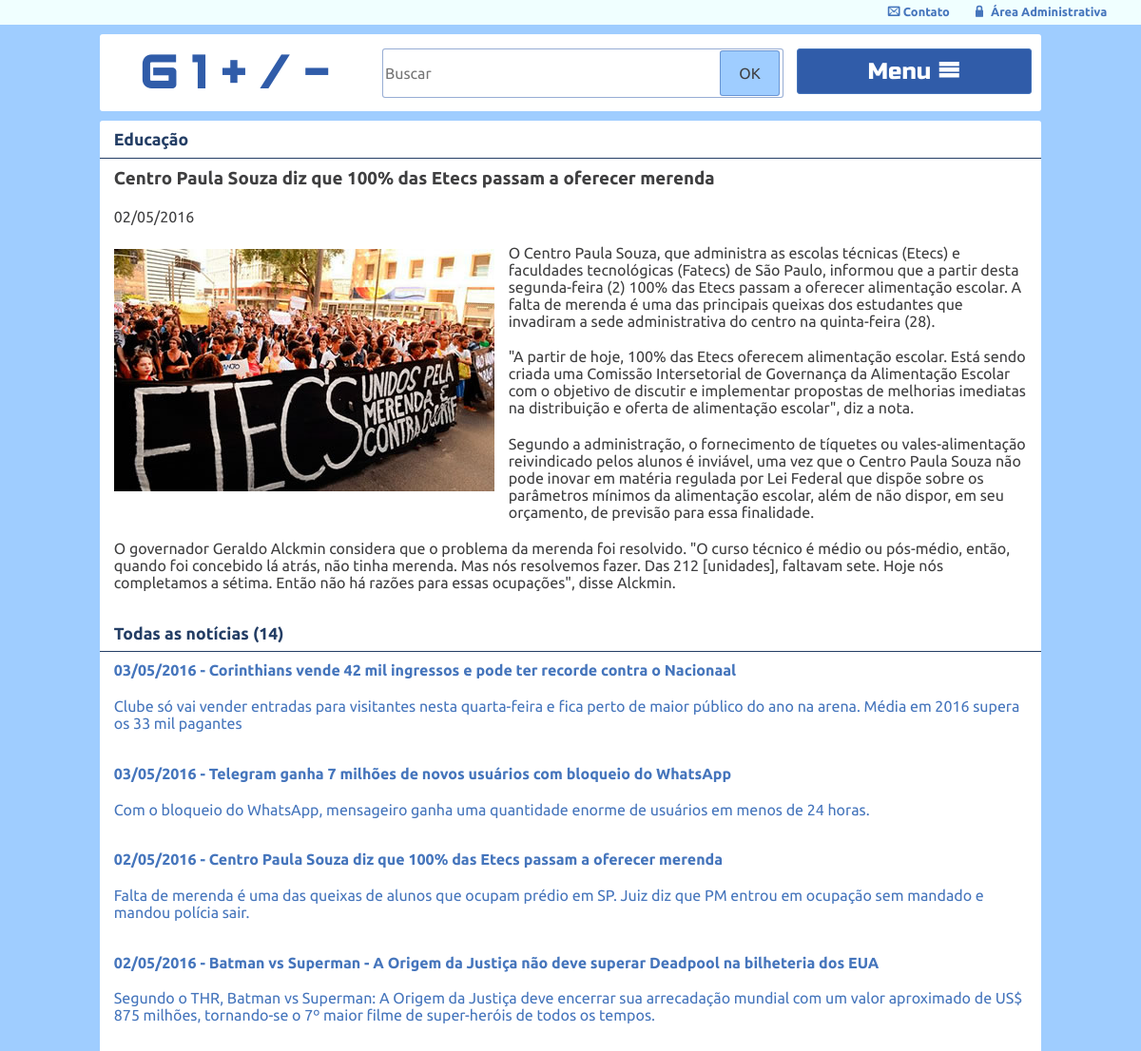
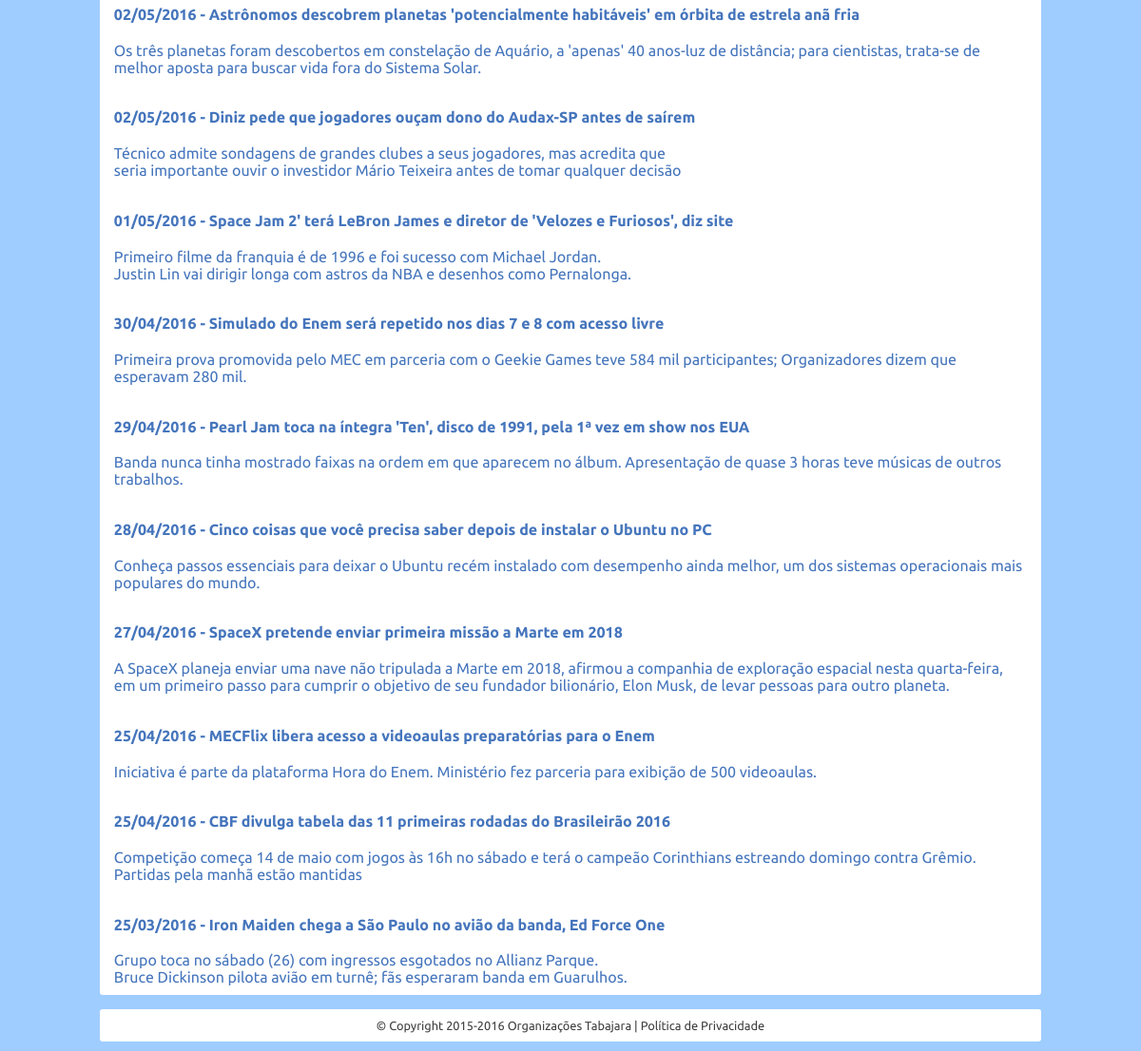
Page /noticia-completa.php?id=2 on the committed database (2 pictures, top to bottom).
### tables this page shows
CREATE TABLE IF NOT EXISTS `noticias` (
  `id` smallint(6) NOT NULL,
  `data` date NOT NULL,
  `titulo` tinytext NOT NULL,
  `resumo` mediumtext NOT NULL,
  `texto` longtext NOT NULL,
  `imagem` varchar(30) DEFAULT NULL,
  `destaque` enum('Sim','Não') NOT NULL,
  `imagem_destaque` varchar(30) DEFAULT NULL,
  `categoria_id` smallint(6) DEFAULT NULL
);

CREATE TABLE IF NOT EXISTS `categorias` (
  `id` smallint(6) NOT NULL,
  `categoria` varchar(30) NOT NULL
);

### inc/logica-area-publica.php (called while the page is built, shortened)
<?php
function listaTodas($conexao){
	$noticias = array();
	$query = "SELECT id, data, titulo, resumo FROM noticias ORDER BY data DESC";
	$resultado = mysqli_query($conexao, $query) or die(mysqli_error($conexao));
	while( $noticia = mysqli_fetch_assoc($resultado) ){
		array_push($noticias, $noticia);
	}
	return $noticias;
}
function listaNoticiaCompleta($conexao, $id){
    $query = "SELECT titulo, data, texto, imagem, categoria ";
	$query .= " FROM noticias INNER JOIN categorias ";
	$query .= " ON noticias.categoria_id = categorias.id WHERE noticias.id = {$id}";
	$resultado = mysqli_query($conexao, $query) or die(mysqli_error($conexao));
	return mysqli_fetch_assoc($resultado);
}
function formataData($data){
    return date("d/m/Y", strtotime($data));
}

### inc/todas.php (the view)
	<section id="todas">
<?php
$noticias = listaTodas($conexao);
$qtd = sizeof($noticias);
?>
<h2>Todas as notícias (<?=$qtd;?>)</h2>
<?php
foreach ($noticias as $noticia):
?>
        <article>
            <a href="noticia-completa.php?id=<?=$noticia['id']; ?>">
                <h4>
                <time datetime="<?=$noticia['data'];?>">
                <?=formataData($noticia['data']);?>
                </time> -
                <?=$noticia['titulo'];?>
                </h4>
                <?=$noticia['resumo'];?>
            </a>
		</article>
<?php
endforeach;
?>
    </section>

### noticia-completa.php
<?php
if( isset($_GET["id"]) ){
    include "inc/logica-area-publica.php";
    $id = $_GET["id"];
	$noticia = listaNoticiaCompleta($conexao, $id);
    include "inc/cabecalho.php";
?>
<main>
    <article class="clearfix">
        <h2> <?=$noticia['categoria'];?> </h2>
        <h3> <?=$noticia['titulo'];?> </h3>
        <p><time datetime="<?=$noticia['data'];?>">
            <?=formataData($noticia['data']);?>
        </time></p>
        <?php if( $noticia['imagem'] != '' || $noticia['imagem'] != null ) {?>
        <img src="images/<?=$noticia['imagem'];?>" alt="Foto da notícia" class="alinha-esquerda">
        <?php } ?>
        <?=$noticia['texto']; ?>
    </article>
    <?php include "inc/todas.php"; ?>
</main>
<?php
    include "inc/rodape.php";
} else {
    header("location:index.php");
}
?>

### css/estilos.css (style rules this page uses)
*, *::before, *::after { -moz-box-sizing: border-box; -webkit-box-sizing: border-box; box-sizing: border-box; }
.clearfix::before, .clearfix::after { content: ""; display: table; }
.clearfix::after { clear: both; }
.clearfix { *zoom: 1; }
body { background-color: #9fcdff; font-family: "Ubuntu", sans-serif; color: #3f3f40; }
h1, h2, h3, h4, p { margin: 0; padding: 0; }
#topo, main, #rodape { background-color: white; border-radius: 3px; margin: 2% 1%; }
main h2, main h3, main h4 { padding: 1% 1.5%; }
main p { padding-top: 1%; padding-bottom: 1%; padding-left: 1.5%; padding-right: 1.5%; }
main h2 { font-size: 1.1em; color: #243e65; border-bottom: solid 1px; }
main, #lista-de-noticias { display: block; min-height: 20em; }
main a { text-decoration: none; color: #4575bc; }
article { margin-bottom: 1.5%; }
article img { max-width: 100%; }
.alinha-esquerda { float: left; margin: 1.5%; }
@media all and (min-width: 700px) { #topo, main, #rodape { margin: 1% 0.5%; } }
@media all and (min-width: 700px) { main p { padding-top: 1%; padding-bottom: 1%; } }

### rows in the picture
noticias: categoria.categoria "Educação", titulo "Centro Paula Souza diz que 100% das Etecs passam a oferecer merenda", data "02/05/2016", imagem (picture), texto "O Centro Paula Souza, que administra as escolas técnicas (Etecs) e faculdades tecnológicas (Fatecs) de São Paulo, informou que a partir desta segunda-feira (2) 100% das Etecs passam a oferecer alimentação escolar. A falta de merenda é uma das principais queixas dos estudantes que invadiram a sede administrativa do centro na quinta-feira (28). \"A partir de hoje, 100% das Etecs oferecem alimentação escolar. Está sendo criada uma Comissão Intersetorial de Governança da Alimentação Escolar com o objetivo de discutir e implementar propostas de melhorias imediatas na distribuição e oferta de alimentação escolar\", diz a nota. Segundo a administração, o fornecimento de tíquetes ou vales-alimentação…", resumo "Falta de merenda é uma das queixas de alunos que ocupam prédio em SP. Juiz diz que PM entrou em ocupação sem mandado e mandou polícia sair."
noticias: data "03/05/2016", titulo "Corinthians vende 42 mil ingressos e pode ter recorde contra o Nacionaal", resumo "Clube só vai vender entradas para visitantes nesta quarta-feira e fica perto de maior público do ano na arena. Média em 2016 supera os 33 mil pagantes"
noticias: data "03/05/2016", titulo "Telegram ganha 7 milhões de novos usuários com bloqueio do WhatsApp", resumo "Com o bloqueio do WhatsApp, mensageiro ganha uma quantidade enorme de usuários em menos de 24 horas."
noticias: data "02/05/2016", titulo "Batman vs Superman - A Origem da Justiça não deve superar Deadpool na bilheteria dos EUA", resumo "Segundo o THR, Batman vs Superman: A Origem da Justiça deve encerrar sua arrecadação mundial com um valor aproximado de US$ 875 milhões, tornando-se o 7º maior filme de super-heróis de todos os tempos."
noticias: data "02/05/2016", titulo "Astrônomos descobrem planetas 'potencialmente habitáveis' em órbita de estrela anã fria", resumo "Os três planetas foram descobertos em constelação de Aquário, a 'apenas' 40 anos-luz de distância; para cientistas, trata-se de melhor aposta para buscar vida fora do Sistema Solar."
noticias: data "02/05/2016", titulo "Diniz pede que jogadores ouçam dono do Audax-SP antes de saírem", resumo "Técnico admite sondagens de grandes clubes a seus jogadores, mas acredita que seria importante ouvir o investidor Mário Teixeira antes de tomar qualquer decisão"
noticias: data "01/05/2016", titulo "Space Jam 2' terá LeBron James e diretor de 'Velozes e Furiosos', diz site", resumo "Primeiro filme da franquia é de 1996 e foi sucesso com Michael Jordan. Justin Lin vai dirigir longa com astros da NBA e desenhos como Pernalonga."
noticias: data "30/04/2016", titulo "Simulado do Enem será repetido nos dias 7 e 8 com acesso livre", resumo "Primeira prova promovida pelo MEC em parceria com o Geekie Games teve 584 mil participantes; Organizadores dizem que esperavam 280 mil."
noticias: data "29/04/2016", titulo "Pearl Jam toca na íntegra 'Ten', disco de 1991, pela 1ª vez em show nos EUA", resumo "Banda nunca tinha mostrado faixas na ordem em que aparecem no álbum. Apresentação de quase 3 horas teve músicas de outros trabalhos."
noticias: data "28/04/2016", titulo "Cinco coisas que você precisa saber depois de instalar o Ubuntu no PC", resumo "Conheça passos essenciais para deixar o Ubuntu recém instalado com desempenho ainda melhor, um dos sistemas operacionais mais populares do mundo."
noticias: data "27/04/2016", titulo "SpaceX pretende enviar primeira missão a Marte em 2018", resumo "A SpaceX planeja enviar uma nave não tripulada a Marte em 2018, afirmou a companhia de exploração espacial nesta quarta-feira, em um primeiro passo para cumprir o objetivo de seu fundador bilionário, Elon Musk, de levar pessoas para outro planeta."
noticias: data "25/04/2016", titulo "MECFlix libera acesso a videoaulas preparatórias para o Enem", resumo "Iniciativa é parte da plataforma Hora do Enem. Ministério fez parceria para exibição de 500 videoaulas."
noticias: data "25/04/2016", titulo "CBF divulga tabela das 11 primeiras rodadas do Brasileirão 2016", resumo "Competição começa 14 de maio com jogos às 16h no sábado e terá o campeão Corinthians estreando domingo contra Grêmio. Partidas pela manhã estão mantidas"
noticias: data "25/03/2016", titulo "Iron Maiden chega a São Paulo no avião da banda, Ed Force One", resumo "Grupo toca no sábado (26) com ingressos esgotados no Allianz Parque. Bruce Dickinson pilota avião em turnê; fãs esperaram banda em Guarulhos."

### other values in the picture
$qtd "14"
